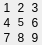
<?xml version="1.0" encoding="UTF-8"?>
<ui version="4.0">
 <class>Box</class>
 <widget class="QWidget" name="Box">
  <property name="geometry">
   <rect>
    <x>0</x>
    <y>0</y>
    <width>42</width>
    <height>45</height>
   </rect>
  </property>
  <property name="windowTitle">
   <string>Form</string>
  </property>
  <layout class="QGridLayout" name="gridLayout_3">
   <property name="leftMargin">
    <number>0</number>
   </property>
   <property name="topMargin">
    <number>0</number>
   </property>
   <property name="rightMargin">
    <number>0</number>
   </property>
   <property name="bottomMargin">
    <number>0</number>
   </property>
   <property name="spacing">
    <number>0</number>
   </property>
   <item row="0" column="0">
    <widget class="QStackedWidget" name="stackedWidget">
     <property name="currentIndex">
      <number>0</number>
     </property>
     <widget class="QWidget" name="page0">
      <layout class="QGridLayout" name="gridLayout">
       <property name="leftMargin">
        <number>0</number>
       </property>
       <property name="topMargin">
        <number>0</number>
       </property>
       <property name="rightMargin">
        <number>0</number>
       </property>
       <property name="bottomMargin">
        <number>0</number>
       </property>
       <property name="spacing">
        <number>0</number>
       </property>
       <item row="0" column="0">
        <widget class="QLabel" name="label1">
         <property name="text">
          <string>1</string>
         </property>
         <property name="alignment">
          <set>Qt::AlignCenter</set>
         </property>
        </widget>
       </item>
       <item row="0" column="1">
        <widget class="QLabel" name="label2">
         <property name="text">
          <string>2</string>
         </property>
         <property name="alignment">
          <set>Qt::AlignCenter</set>
         </property>
        </widget>
       </item>
       <item row="0" column="2">
        <widget class="QLabel" name="label3">
         <property name="text">
          <string>3</string>
         </property>
         <property name="alignment">
          <set>Qt::AlignCenter</set>
         </property>
        </widget>
       </item>
       <item row="1" column="0">
        <widget class="QLabel" name="label4">
         <property name="text">
          <string>4</string>
         </property>
         <property name="alignment">
          <set>Qt::AlignCenter</set>
         </property>
        </widget>
       </item>
       <item row="1" column="1">
        <widget class="QLabel" name="label5">
         <property name="font">
          <font>
           <pointsize>8</pointsize>
          </font>
         </property>
         <property name="text">
          <string>5</string>
         </property>
         <property name="alignment">
          <set>Qt::AlignCenter</set>
         </property>
        </widget>
       </item>
       <item row="1" column="2">
        <widget class="QLabel" name="label6">
         <property name="text">
          <string>6</string>
         </property>
         <property name="alignment">
          <set>Qt::AlignCenter</set>
         </property>
        </widget>
       </item>
       <item row="2" column="0">
        <widget class="QLabel" name="label7">
         <property name="text">
          <string>7</string>
         </property>
         <property name="alignment">
          <set>Qt::AlignCenter</set>
         </property>
        </widget>
       </item>
       <item row="2" column="1">
        <widget class="QLabel" name="label8">
         <property name="text">
          <string>8</string>
         </property>
         <property name="alignment">
          <set>Qt::AlignCenter</set>
         </property>
        </widget>
       </item>
       <item row="2" column="2">
        <widget class="QLabel" name="label9">
         <property name="text">
          <string>9</string>
         </property>
         <property name="alignment">
          <set>Qt::AlignCenter</set>
         </property>
        </widget>
       </item>
      </layout>
     </widget>
     <widget class="QWidget" name="page1">
      <layout class="QGridLayout" name="gridLayout_2">
       <property name="leftMargin">
        <number>0</number>
       </property>
       <property name="topMargin">
        <number>0</number>
       </property>
       <property name="rightMargin">
        <number>0</number>
       </property>
       <property name="bottomMargin">
        <number>0</number>
       </property>
       <property name="spacing">
        <number>0</number>
       </property>
       <item row="0" column="0">
        <widget class="QLabel" name="labelValue">
         <property name="font">
          <font>
           <pointsize>24</pointsize>
          </font>
         </property>
         <property name="text">
          <string>0</string>
         </property>
         <property name="alignment">
          <set>Qt::AlignCenter</set>
         </property>
        </widget>
       </item>
      </layout>
     </widget>
    </widget>
   </item>
  </layout>
 </widget>
 <resources/>
 <connections/>
</ui>
